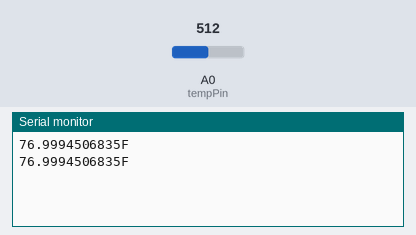
The sketch below on a simulated Arduino Uno, built with avr-gcc and run on an emulated ATmega328P. Parts: the last lines printed to the serial monitor. Inputs (shaded band) come from the test bench; at power-on: A0 (tempPin) = 512.

Above: at 2.0 s.
2.1 s: A0 (tempPin) set to 716
At 3.1 s:
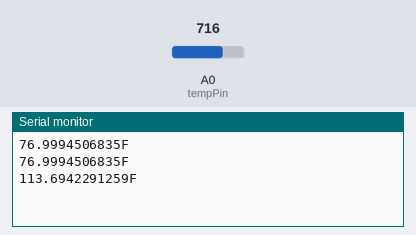
3.6 s: A0 (tempPin) set to 900
At 4.7 s:
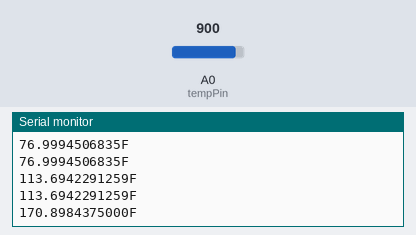
Timing chart, 0 to 6.6 s (numbered marks = the images above; inputs shaded):
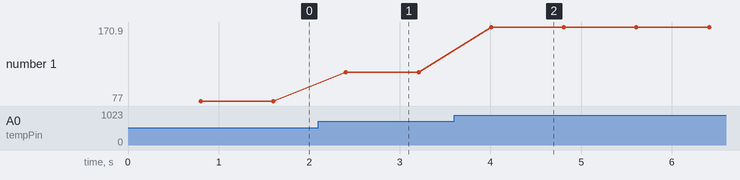

Measured:
- after the input at 2.1 s, the serial monitor: prints a new line after 0.30 s (image 1)
- after the input at 3.6 s, the serial monitor: prints a new line after 0.41 s (image 2)
- plotted number 1: 77 → 113.69 after the input at 2.1 s, 113.69 → 170.9 after the input at 3.6 s

The sketch:

TempTest3.ino.ino
```cpp
int tempPin = 0;

void setup() {
  Serial.begin(9600);
  delay(800);
}

void loop()
{
  int tempReading = analogRead(tempPin);
  // This is OK
  double tempK = log(10000.0 * ((1024.0 / tempReading - 1)));
  tempK = 1 / (0.001129148 + (0.000234125 + (0.0000000876741 * tempK * tempK)) * tempK);       //  Temp Kelvin
  float tempC = tempK - 273.15;            // Convert Kelvin to Celcius
  float tempF = (tempC * 9.0) / 5.0 + 32.0; // Convert Celcius to Fahrenheit
  Serial.print(tempF, '\n');
  Serial.println("F");

  delay(800);
}
```
